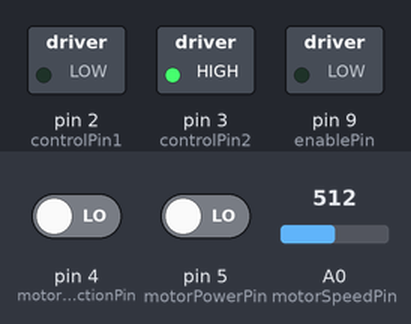
The sketch below on a simulated Arduino Uno, built with avr-gcc and run on an emulated ATmega328P. Shown: switched loads named in the sketch (green lamp = pin HIGH). The inputs (shaded band) are chosen by the test bench; at power-on: pin 4 (motorDirectionPin) LOW, pin 5 (motorPowerPin) LOW, A0 (motorSpeedPin) = 512.

Above: at 1.2 s.
1.3 s: pin 4 (motorDirectionPin) driven HIGH
4.3 s: pin 5 (motorPowerPin) driven HIGH
At 5.5 s:
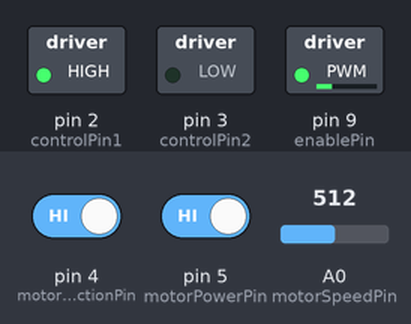
5.8 s: A0 (motorSpeedPin) set to 306
At 6.2 s:
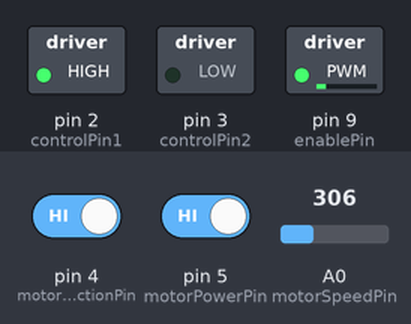
7.3 s: A0 (motorSpeedPin) set to 0
At 7.8 s:
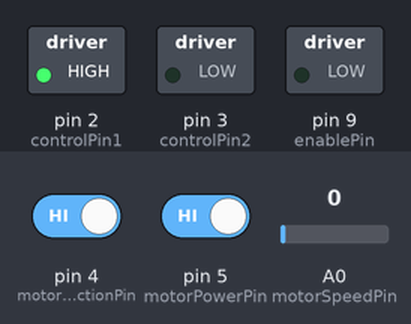
8.8 s: A0 (motorSpeedPin) set to 716
At 10.0 s:
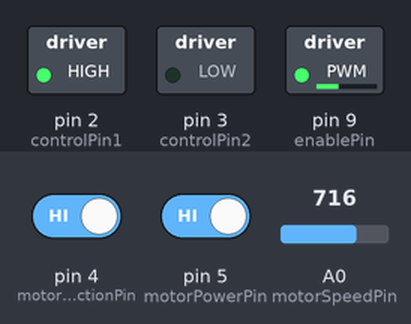
10.3 s: pin 5 (motorPowerPin) driven LOW
At 10.8 s:
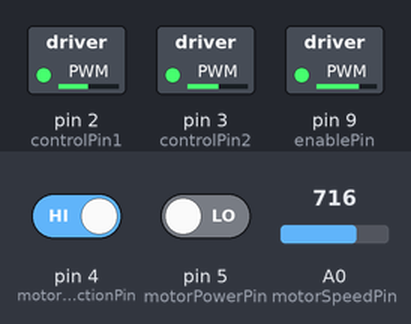
Timing chart, 0 to 39.3 s (numbered marks = the images above; inputs shaded):
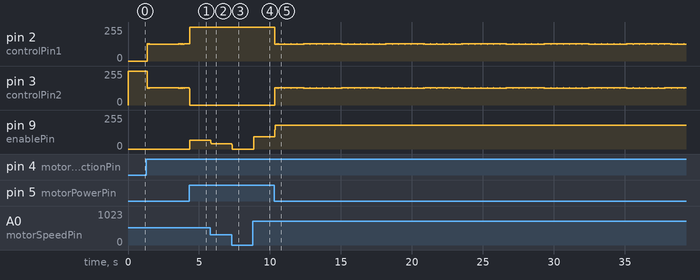

Measured:
- after the input at 4.3 s, pin 2 (controlPin1): 130/255 → 255/255 at once; pin 3 (controlPin2): 130/255 → 0/255 at once; pin 9 (enablePin): 0/255 → 65/255 at once
- after the input at 5.8 s, pin 9 (enablePin): 65/255 → 39/255 at once
- after the input at 7.3 s, pin 9 (enablePin): 39/255 → 0/255 at once
- after the input at 8.8 s, pin 9 (enablePin): 0/255 → 92/255 after 0.05 s
- after the input at 10.3 s, pin 9 (enablePin): 92/255 → 179/255 at once

The sketch:

motion_test_2_motor.ino
```cpp
const int controlPin1 = 2;
const int controlPin2 = 3;
const int motorPowerPin = 5;
const int motorDirectionPin = 4;
const int enablePin = 9;
const int motorSpeedPin = A0;

int onOffSwitchState = 0;
int prevOnOffSwitchState = 0;
int directionSwitchState = 0;
int prevDirectionSwitchState = 0;

int motorEnable = 0;
int motorSpeed = 0;
int motorDirection = 0;

void setup() {
  pinMode(motorDirectionPin, INPUT);
  pinMode(motorPowerPin, INPUT);
  pinMode(controlPin1, OUTPUT);
  pinMode(controlPin2, OUTPUT);
  pinMode(enablePin, OUTPUT);
  digitalWrite(enablePin, LOW);
}

void loop() {
  // put your main code here, to run repeatedly:
  onOffSwitchState = digitalRead(motorPowerPin);
  delay(1);
  directionSwitchState = digitalRead(motorDirectionPin);
  motorSpeed = analogRead(motorSpeedPin)/4;

  if(onOffSwitchState != prevOnOffSwitchState){
    if(onOffSwitchState == HIGH){
      motorEnable = !motorEnable;
      }
    }
  if (directionSwitchState != prevDirectionSwitchState) {
    if (directionSwitchState == HIGH) {
      motorDirection = !motorDirection;
    }
  }

  if (motorDirection == 1){
    digitalWrite(controlPin1, HIGH);
    digitalWrite(controlPin2, LOW);
  }else{
    digitalWrite(controlPin1, LOW);
    digitalWrite(controlPin2, HIGH);
  }
  if (motorEnable == 1) {
    analogWrite(enablePin, motorSpeed);
  }else{
    analogWrite(enablePin, 0);
  }

  prevDirectionSwitchState = directionSwitchState;
  prevDirectionSwitchState = onOffSwitchState;
}
```
